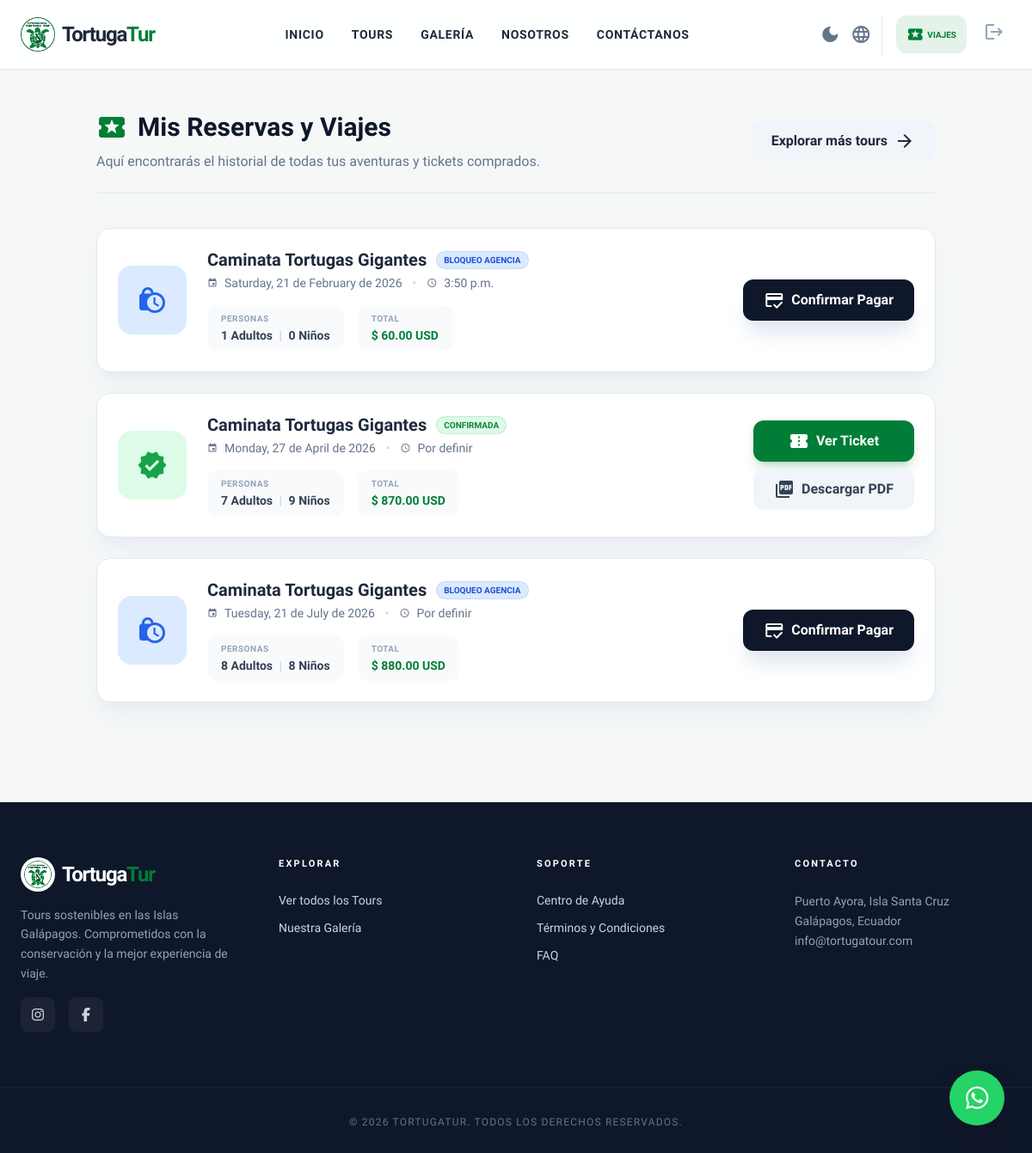
The page /mis-reservas/ (signed in) on the database as committed earlier.
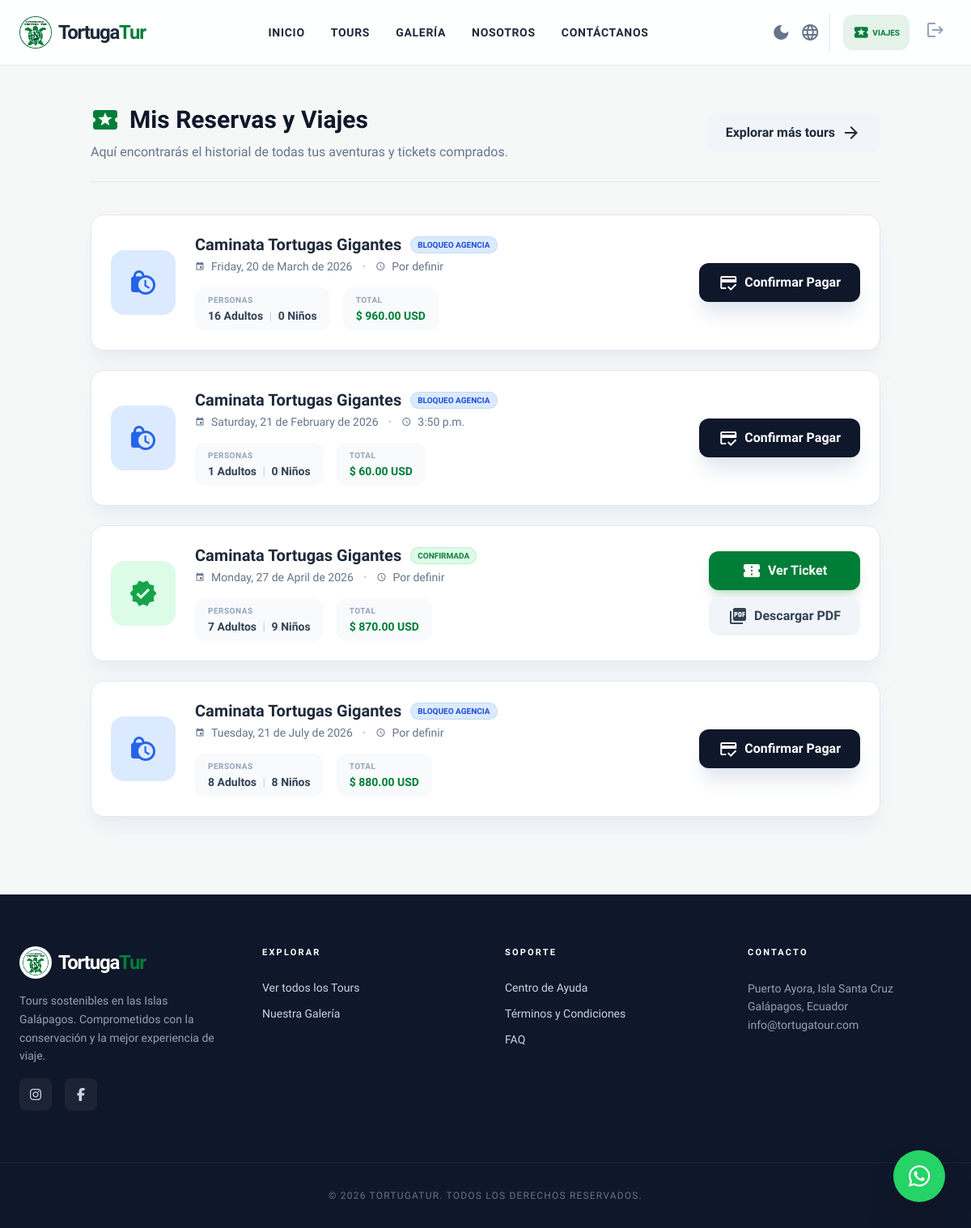
The same page on the database as committed later.
### core/models.py (models this page shows, shortened)
class Reserva(models.Model):
    ESTADOS = (
        ("pendiente", "Pendiente"),
        ("confirmada", "Confirmada"),
        ("pagada", "Pagada"),
        ("cancelada", "Cancelada"),
        ("bloqueada_por_agencia", "Bloqueada por Agencia"),
    )
    usuario = models.ForeignKey(User, on_delete=models.CASCADE, null=True, blank=True)
    salida = models.ForeignKey(SalidaTour, on_delete=models.CASCADE, related_name="reservas")
    adultos = models.PositiveIntegerField()
    ninos = models.PositiveIntegerField()
    total_pagar = models.DecimalField(max_digits=10, decimal_places=2)
    estado = models.CharField(max_length=30, choices=ESTADOS, default="pendiente")
    fecha_reserva = models.DateTimeField(default=timezone.now)
    creado_por = models.ForeignKey(User, on_delete=models.SET_NULL, null=True, blank=True, related_name="reservas_creadas")
    archivo_agencia = models.FileField(upload_to='agencia_vouchers/', null=True, blank=True)
    codigo_agencia = models.CharField(max_length=50, null=True, blank=True)
    limite_pago_agencia = models.DateTimeField(null=True, blank=True)
    nombre = models.CharField(max_length=100)
    apellidos = models.CharField(max_length=150)
    correo = models.EmailField()
    telefono = models.CharField(max_length=30)
    identificacion = models.CharField(max_length=50)

class SalidaTour(models.Model):
    tour = models.ForeignKey(Tour, on_delete=models.CASCADE, related_name="salidas")
    fecha = models.DateField()
    hora = models.TimeField(null=True, blank=True)
    cupo_maximo = models.PositiveIntegerField()
    cupos_disponibles = models.PositiveIntegerField()
    creado_por = models.ForeignKey(User, on_delete=models.SET_NULL, null=True, blank=True, related_name="salidas_creadas")

class Tour(models.Model):
    nombre = models.CharField(max_length=150)
    destino = models.ForeignKey(Destino, on_delete=models.CASCADE, related_name="tours")
    descripcion = models.TextField()
    precio = models.DecimalField(max_digits=8, decimal_places=2)
    precio_adulto = models.DecimalField(max_digits=8, decimal_places=2, default=0, blank=True)
    precio_nino = models.DecimalField(max_digits=8, decimal_places=2, default=0, blank=True)
    lemonsqueezy_variant_id = models.CharField(max_length=50, blank=True, default="")
    cupo_maximo = models.PositiveIntegerField(default=15)
    cupos_disponibles = models.PositiveIntegerField(default=15)

### core/views.py (the view)
# urls.py: path('mis-reservas/', views.mis_reservas, name='mis_reservas'),
@login_required
def mis_reservas(request):
    reservas = Reserva.objects.filter(usuario=request.user).exclude(estado="pendiente").order_by('-fecha_reserva')
    return render(request, 'core/mis_reservas.html', {'reservas': reservas})

### core/templates/core/mis_reservas.html (shortened to what this page needs)
{% extends "core/base.html" %}
{% block content %}
<section class="max-w-5xl mx-auto px-6 py-12 min-h-[60vh]">
    <div
        class="mb-10 border-b border-slate-200 dark:border-slate-800 pb-6 flex flex-col md:flex-row md:items-center justify-between gap-4">
        <div>
            <h1 class="text-3xl font-black text-slate-900 dark:text-white flex items-center gap-3">
                <span class="material-icons text-primary text-4xl">local_activity</span>
                Mis Reservas y Viajes
            </h1>
            <p class="text-slate-500 dark:text-slate-400 mt-2">
                Aquí encontrarás el historial de todas tus aventuras y tickets comprados.
            </p>
        </div>
        <a href="{% url 'tours' %}"
            class="bg-slate-100 hover:bg-slate-200 dark:bg-slate-800 dark:hover:bg-slate-700 text-slate-800 dark:text-white font-bold py-3 px-6 rounded-xl transition-colors flex items-center justify-center gap-2 whitespace-nowrap w-max">
            Explorar más tours
            <span class="material-icons">arrow_forward</span>
        </a>
    </div>
    {% if reservas %}
    <div class="grid gap-6">
        {% for reserva in reservas %}
        <div
            class="bg-white dark:bg-slate-800 border border-slate-200 dark:border-slate-700 rounded-2xl p-6 shadow-xl shadow-slate-200/50 dark:shadow-none flex flex-col md:flex-row items-center gap-6 group hover:border-primary transition-colors">
            <div class="flex-shrink-0 relative">
                {% if reserva.estado == 'pagada' or reserva.estado == 'confirmada' %}
                <div
                    class="w-20 h-20 bg-green-100 dark:bg-green-900/30 text-green-600 dark:text-green-500 rounded-2xl flex items-center justify-center relative overflow-hidden">
                    <span class="material-icons text-4xl z-10">verified</span>
                </div>
                {% elif reserva.estado == 'bloqueada_por_agencia' %}
                <div
                    class="w-20 h-20 bg-blue-100 dark:bg-blue-900/30 text-blue-600 dark:text-blue-500 rounded-2xl flex items-center justify-center relative overflow-hidden">
                    <span class="material-icons text-4xl z-10">lock_clock</span>
                </div>
                {% elif reserva.estado == 'pendiente' %}
                <div
                    class="w-20 h-20 bg-amber-100 dark:bg-amber-900/30 text-amber-600 dark:text-amber-500 rounded-2xl flex items-center justify-center">
                    <span class="material-icons text-4xl">pending_actions</span>
                </div>
                {% else %}
                <div
                    class="w-20 h-20 bg-red-100 dark:bg-red-900/30 text-red-600 dark:text-red-500 rounded-2xl flex items-center justify-center">
                    <span class="material-icons text-4xl">cancel</span>
                </div>
                {% endif %}
            </div>
            <div class="flex-grow flex flex-col items-center md:items-start text-center md:text-left">
                <div class="flex flex-wrap items-center justify-center md:justify-start gap-3 mb-1">
                    <h2 class="text-xl font-bold text-slate-800 dark:text-white leading-tight">
                        {{ reserva.salida.tour.nombre|truncatechars:45 }}
                    </h2>
                    {% if reserva.estado == 'pagada' or reserva.estado == 'confirmada' %}
                    <span
                        class="bg-green-100 text-green-700 dark:bg-green-900/50 dark:text-green-400 text-[10px] font-black uppercase px-2 py-0.5 rounded-full ring-1 ring-green-500/30">Confirmada</span>
                    {% elif reserva.estado == 'bloqueada_por_agencia' %}
                    <span
                        class="bg-blue-100 text-blue-700 dark:bg-blue-900/50 dark:text-blue-400 text-[10px] font-black uppercase px-2 py-0.5 rounded-full ring-1 ring-blue-500/30">Bloqueo
                        Agencia</span>
                    {% elif reserva.estado == 'pendiente' %}
                    <span
                        class="bg-amber-100 text-amber-700 dark:bg-amber-900/50 dark:text-amber-400 text-[10px] font-black uppercase px-2 py-0.5 rounded-full ring-1 ring-amber-500/30">Pendiente
                        de Pago</span>
                    {% else %}
                    <span
                        class="bg-red-100 text-red-700 dark:bg-red-900/50 dark:text-red-400 text-[10px] font-black uppercase px-2 py-0.5 rounded-full ring-1 ring-red-500/30">Cancelada</span>
                    {% endif %}
                </div>
                <p class="text-sm font-medium text-slate-500 dark:text-slate-400 flex items-center gap-2 mb-4">
                    <span class="material-icons text-xs">event</span>
                    {{ reserva.salida.fecha|date:"l, j \d\e F \d\e Y" }}
                    <span class="px-1 text-slate-300 dark:text-slate-600">•</span>
                    <span class="material-icons text-xs">schedule</span>
                    {{ reserva.salida.hora|default:"Por definir" }}
                </p>
                <div class="flex flex-wrap justify-center md:justify-start gap-4 w-full">
                    <div class="bg-slate-50 dark:bg-slate-900 px-4 py-2 rounded-xl flex-1 md:flex-none">
                        <p class="text-[10px] font-bold text-slate-400 uppercase tracking-wider mb-0.5">Personas</p>
                        <p class="text-sm font-bold text-slate-700 dark:text-slate-300">
                            {{ reserva.adultos }} Adultos <span class="text-slate-300 mx-1">|</span> {{ reserva.ninos }}
                            Niños
                        </p>
                    </div>
                    <div class="bg-slate-50 dark:bg-slate-900 px-4 py-2 rounded-xl flex-1 md:flex-none">
                        <p class="text-[10px] font-bold text-slate-400 uppercase tracking-wider mb-0.5">Total</p>
                        <p class="text-sm font-black text-primary">$ {{ reserva.total_pagar }} USD</p>
                    </div>
                </div>
            </div>
            <div class="flex-shrink-0 w-full md:w-auto flex flex-col gap-2 mt-4 md:mt-0">
                {% if reserva.estado == 'pagada' or reserva.estado == 'confirmada' %}
                <a href="{% url 'ticket_reserva' reserva.id %}" target="_blank"
                    class="w-full md:w-auto bg-primary text-white font-bold py-3 px-6 rounded-xl hover:bg-primary-dark transition shadow-lg shadow-primary/20 flex items-center justify-center gap-2">
                    <span class="material-icons">confirmation_number</span>
                    Ver Ticket
                </a>
                <a href="{% url 'ver_ticket_pdf' reserva.id %}" download
                    class="w-full md:w-auto bg-slate-100 text-slate-700 dark:bg-slate-700 dark:text-white font-bold py-3 px-6 rounded-xl hover:bg-slate-200 dark:hover:bg-slate-600 transition flex items-center justify-center gap-2">
                    <span class="material-icons">picture_as_pdf</span>
                    Descargar PDF
                </a>
                {% elif reserva.estado == 'pendiente' or reserva.estado == 'bloqueada_por_agencia' %}
                <a href="{% url 'checkout_reserva' reserva.id %}"
                    class="w-full md:w-auto bg-slate-900 text-white dark:bg-white dark:text-slate-900 font-bold py-3 px-6 rounded-xl hover:bg-primary dark:hover:bg-primary dark:hover:text-white transition shadow-xl shadow-slate-200 dark:shadow-none flex items-center justify-center gap-2">
                    <span class="material-icons">credit_score</span>
                    {% if reserva.estado == 'bloqueada_por_agencia' %}Confirmar Pagar{% else %}Pagar Ahora{% endif %}
                </a>
                {% elif reserva.estado != 'cancelada' %}
                <span class="text-xs font-bold text-slate-400 text-center block">Procesando...</span>
                {% endif %}
            </div>
        </div>
        {% endfor %}
    </div>
    {% endif %}
</section>
{% endblock %}

Rows that differ between the two databases and show on the page:
added Reserva: salida.tour.nombre "Caminata Tortugas Gigantes", shows "BLOQUEO AGENCIA", salida.fecha "Friday, 20 de March de 2026", salida.hora "Por definir", adultos "16", ninos "0", total_pagar "960.00", shows "Confirmar Pagar"
